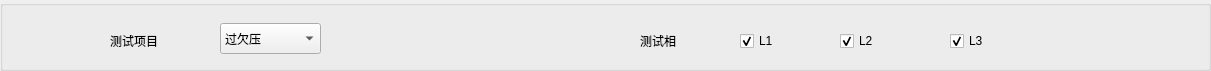
  <widget class="QGroupBox" name="groupBox_9">
   <property name="geometry">
    <rect>
     <x>0</x>
     <y>320</y>
     <width>1211</width>
     <height>71</height>
    </rect>
   </property>
   <property name="title">
    <string/>
   </property>
   <widget class="QCheckBox" name="checkBox_AC_Test_L3">
    <property name="geometry">
     <rect>
      <x>950</x>
      <y>30</y>
      <width>81</width>
      <height>22</height>
     </rect>
    </property>
    <property name="text">
     <string>L3</string>
    </property>
    <property name="checked">
     <bool>true</bool>
    </property>
   </widget>
   <widget class="QLabel" name="label">
    <property name="geometry">
     <rect>
      <x>640</x>
      <y>30</y>
      <width>81</width>
      <height>21</height>
     </rect>
    </property>
    <property name="text">
     <string>测试相</string>
    </property>
   </widget>
   <widget class="QCheckBox" name="checkBox_AC_Test_L2">
    <property name="geometry">
     <rect>
      <x>840</x>
      <y>30</y>
      <width>81</width>
      <height>22</height>
     </rect>
    </property>
    <property name="text">
     <string>L2</string>
    </property>
    <property name="checked">
     <bool>true</bool>
    </property>
   </widget>
   <widget class="QCheckBox" name="checkBox_AC_Test_L1">
    <property name="enabled">
     <bool>true</bool>
    </property>
    <property name="geometry">
     <rect>
      <x>740</x>
      <y>30</y>
      <width>81</width>
      <height>22</height>
     </rect>
    </property>
    <property name="text">
     <string>L1</string>
    </property>
    <property name="checked">
     <bool>true</bool>
    </property>
   </widget>
   <widget class="QLabel" name="label_2">
    <property name="geometry">
     <rect>
      <x>110</x>
      <y>30</y>
      <width>81</width>
      <height>21</height>
     </rect>
    </property>
    <property name="text">
     <string>测试项目</string>
    </property>
   </widget>
   <widget class="QComboBox" name="comboBox_Test_Project">
    <property name="geometry">
     <rect>
      <x>220</x>
      <y>23</y>
      <width>101</width>
      <height>31</height>
     </rect>
    </property>
    <item>
     <property name="text">
      <string>过欠压</string>
     </property>
    </item>
    <item>
     <property name="text">
      <string>过欠频</string>
     </property>
    </item>
   </widget>
  </widget>
